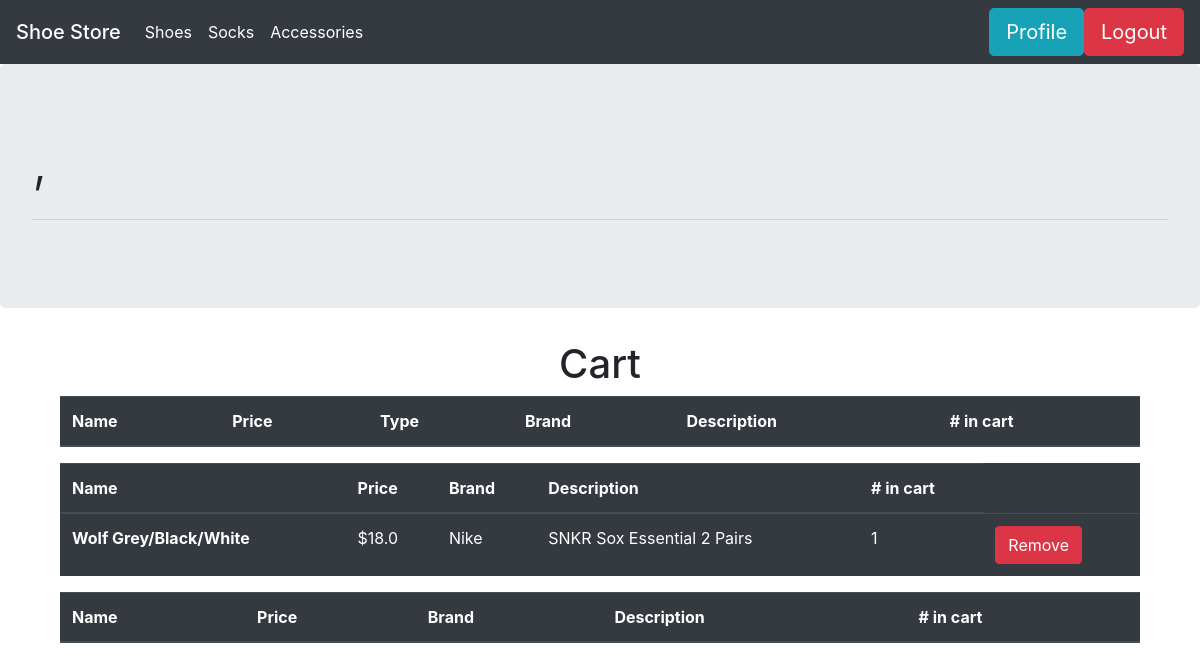
Before: /profile (signed in) with the older database file.
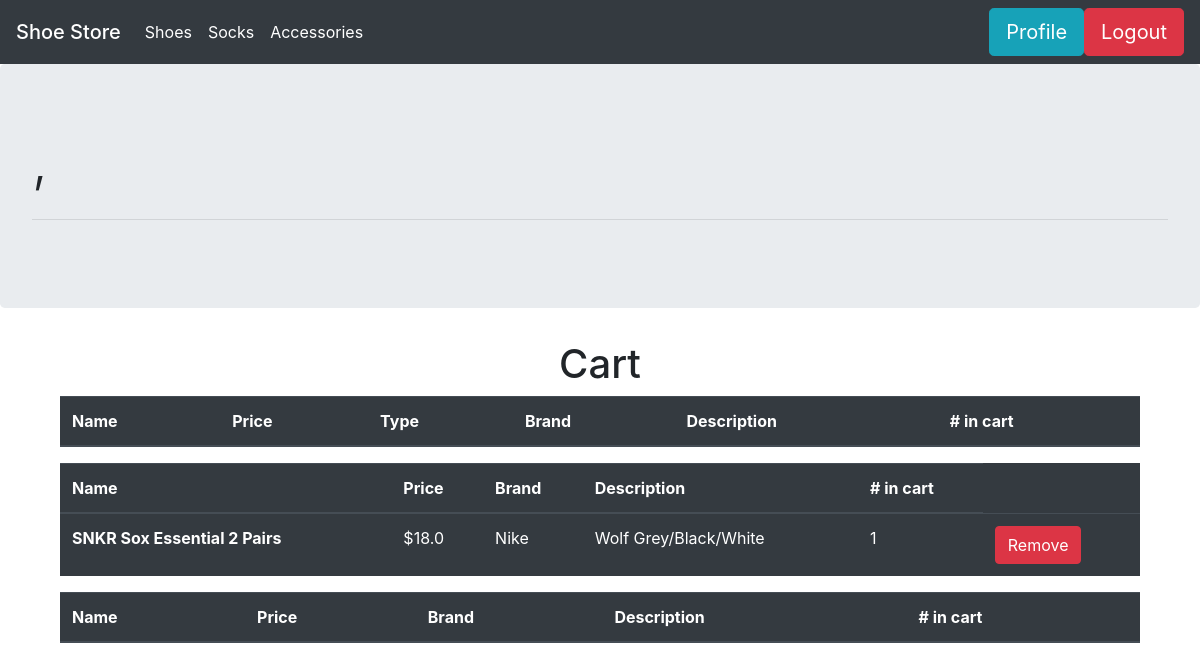
After: the same page with the newer database file.
### tables this page shows
CREATE TABLE "SOCKS" (
	"SOCK_ID" VARCHAR(20) NOT NULL, 
	"SOCK_DESC" VARCHAR(100), 
	"SOCK_NAME" VARCHAR(50) NOT NULL, 
	PRIMARY KEY ("SOCK_ID"), 
	FOREIGN KEY("SOCK_ID") REFERENCES "ITEM" ("ITEM_ID")
);

CREATE TABLE "ITEM" (
	"ITEM_ID" VARCHAR(20) NOT NULL, 
	"PRICE" FLOAT NOT NULL, 
	"BRAND" VARCHAR(50) NOT NULL, 
	"TYPE" VARCHAR(10) NOT NULL, 
	PRIMARY KEY ("ITEM_ID")
);

### app.py (the view)
@app.route('/profile')
def profile():
    cust_ID = database.session.query(Customer.c.CUST_ID).filter(Customer.c.EMAIL == current_user.email).first()
    cust_ID = cust_ID[0]
    cart = database.session.query(Cart.c.ITEM_ID).filter(Cart.c.CUST_ID == cust_ID)
    shoe_cart = database.session.query(Shoes.c.SHOE_NAME)\
            .add_columns(Item.c.PRICE,
                    Shoes.c.SHOE_TYPE,
                    Item.c.ITEM_ID,
                    Item.c.BRAND,
                    Shoes.c.SHOE_DESC,
                    Cart.c.CUST_ID,
                    Cart.c.NUM_ITEM)\
                            .join(Item, Shoes.c.SHOE_ID == Item.c.ITEM_ID)\
                            .join(Cart, Shoes.c.SHOE_ID == Cart.c.ITEM_ID)\
                            .filter(Cart.c.CUST_ID == cust_ID)
    sock_cart =  database.session.query(Socks.c.SOCK_NAME)\
            .add_columns(Item.c.PRICE,
                    Item.c.ITEM_ID,
                    Item.c.BRAND,
                    Socks.c.SOCK_DESC,
                    Cart.c.NUM_ITEM,
                    Cart.c.CUST_ID)\
                            .join(Item, Socks.c.SOCK_ID == Item.c.ITEM_ID)\
                            .join(Cart, Socks.c.SOCK_ID == Cart.c.ITEM_ID)\
                            .filter(Cart.c.CUST_ID == cust_ID)
    acc_cart = database.session.query(Accessory.c.ACC_NAME)\
            .add_columns(Item.c.PRICE,
                    Item.c.ITEM_ID,
                    Item.c.BRAND,
                    Accessory.c.ACC_DESC,
                    Cart.c.NUM_ITEM,
                    Cart.c.CUST_ID)\
                            .join(Item, Accessory.c.ACC_ID == Item.c.ITEM_ID)\
                            .join(Cart, Accessory.c.ACC_ID == Cart.c.ITEM_ID)\
                            .filter(Cart.c.CUST_ID == cust_ID)
    user = database.session.query(Customer.c.EMAIL).add_columns(Customer.c.ADDRESS, Cust_Name.c.FNAME, Cust_Name.c.MNAME, Cust_Name.c.LNAME).join(Cust_Name, Customer.c.CUST_ID == Cust_Name.c.CUST_ID).filter(Customer.c.CUST_ID == cust_ID)
    return render_template('profile.html', cart=cart, shoe_cart=shoe_cart, acc_cart=acc_cart, sock_cart=sock_cart, user=user)

### app.py (called while the page is built)
@login_manager.user_loader
def load_user(user_id):
    results = database.session.query(Customer.c.EMAIL).filter(Customer.c.EMAIL==user_id).first()
    user = User(results[0])
    return user

### templates/profile.html (shortened to what the changed rows need)
<!DOCTYPE html>
<html lang="en">
        <head>
                <link href ="{{url_for('static',filename='css/bootstrap.css')}}" rel="stylesheet">
        </head>
        <body>
<div class="jumbotron">
        <h1 class="display-4">{{ user.LNAME }}, {{ user.FNAME }} {{ user.MNAME }}</h1>
</div>
                <div class="container">
                        <center><h1>Cart</h1></center>
                        <div class="container">
                        <table class="table  table-dark">
                                 <thead>
                                    <tr>
                                      <th scope="col">Name</th>
                                      <th scope="col">Price</th>
                                      <th scope="col">Type</th>
                                      <th scope="col">Brand</th>
                                      <th scope="col">Description</th>
                                        <th scope="col"># in cart</th>
                                    </tr>
                                </thead>
                        </div>
                        <table class="table table-dark">
                                 <thead>
                                    <tr>
                                      <th scope="col">Name</th>
                                      <th scope="col">Price</th>
                                      <th scope="col">Brand</th>
                                      <th scope="col">Description</th>
                                      <th scope="col"># in cart</th>
                                    </tr>
                                </thead>
                                <tbody>
                                {% for item in sock_cart %}
                                <tr>
                                <th scope="row">{{ item.SOCK_NAME }}</th>
                                        <td>${{item.PRICE }}</td>
                                        <td>{{item.BRAND }}</td>
                                        <td>{{item.SOCK_DESC }}</td>
                                        <td>{{item.NUM_ITEM }}</td>
                                        <form action="/profile" method="post">
                                        <td><button type="submit" class="btn btn-danger">Remove</button></td>
                                        </form>
                                </tr>
                                {% endfor %}
                                </tbody>
                        <table class="table  table-dark">
                                 <thead>
                                    <tr>
                                      <th scope="col">Name</th>
                                      <th scope="col">Price</th>
                                      <th scope="col">Brand</th>
                                      <th scope="col">Description</th>
                                        <th scope="col"># in cart</th>
                                    </tr>
                                </thead>
                        </div>
        </body>
</html>

Changed rows visible on the page:
changed SOCKS "SNKR Sox Essential 2 Pairs": SOCK_NAME "Wolf Grey/Black/White" → "SNKR Sox Essential 2 Pairs"; SOCK_DESC "SNKR Sox Essential 2 Pairs" → "Wolf Grey/Black/White"
